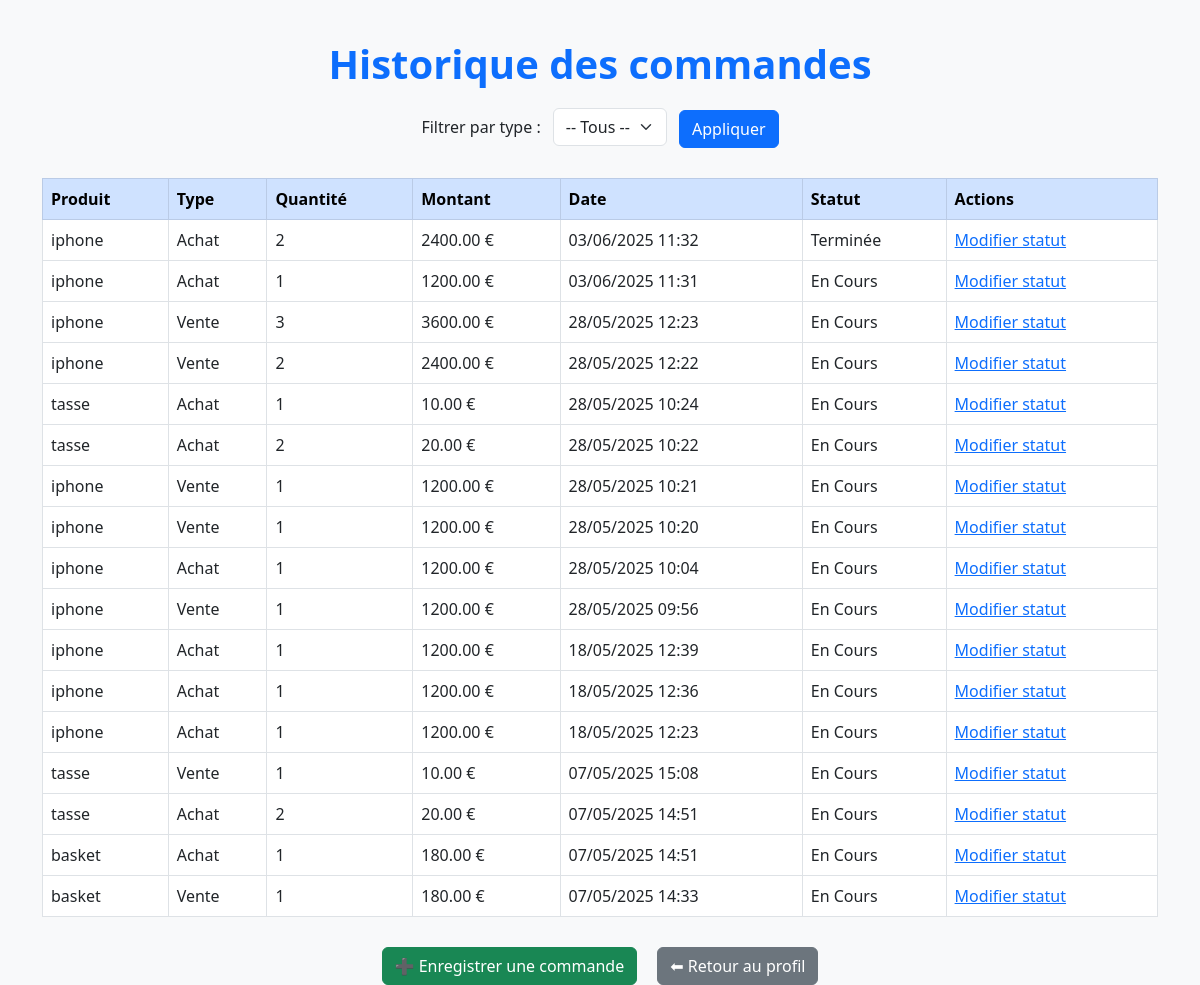
The app's page /inventaire/commandes/ with its own data.
### inventaire/models.py (models this page shows, shortened)
class Commande(models.Model):
    TYPE_CHOICES = [
        ('achat', 'Achat'),
        ('vente', 'Vente'),
    ]
    STATUT_CHOICES = [
        ('en_cours', 'En Cours'),
        ('terminee', 'Terminée'),
        ('annulee', 'Annulée'),
    ]
    type = models.CharField(max_length=10, choices=TYPE_CHOICES)
    date = models.DateTimeField(default=timezone.now)
    montant_total = models.DecimalField(max_digits=10, decimal_places=2)
    quantite = models.PositiveIntegerField()
    statut = models.CharField(max_length=10, choices=STATUT_CHOICES)
    produit = models.ForeignKey(Produit, on_delete=models.CASCADE)
    utilisateur = models.ForeignKey(Utilisateur, on_delete=models.CASCADE)

class Produit(models.Model):
    nom = models.CharField(max_length=100)
    description = models.TextField()
    prix = models.PositiveIntegerField()
    quantite_stock = models.PositiveIntegerField()
    date_ajout = models.DateTimeField(auto_now_add=True)
    seuil_min = models.PositiveIntegerField(default=5)  # seuil critique
    seuil_max = models.PositiveIntegerField(default=100)  # stock idéal  #
    vendeur = models.CharField(max_length=100, blank=True, null=True)

### inventaire/views.py (the view)
# urls.py: path('commandes/', views.liste_commandes, name='liste_commandes'),
def liste_commandes(request):
    commandes = Commande.objects.all().order_by('-date')  # Inclut ventes et achats
    type_filter = request.GET.get('type', '')  # permet de filtrer par type via l'URL
    if type_filter in ['achat', 'vente']:
        commandes = commandes.filter(type=type_filter)
    statut_filter = request.GET.get('statut', '')
    if statut_filter:
        commandes = commandes.filter(statut=statut_filter)
    return render(request, 'inventaire/liste_commandes.html', {'commandes': commandes})

### inventaire/templates/inventaire/liste_commandes.html (shortened to what this page needs)
<!DOCTYPE html>
<html lang="fr">
{% load static %}
<head>
  <link href="https://cdn.jsdelivr.net/npm/bootstrap@5.3.0/dist/css/bootstrap.min.css" rel="stylesheet" />
</head>
<body>
<div class="container">
  <h1>Historique des commandes</h1>
  <form method="get" class="filter-form">
    <label for="type" class="form-label me-2">Filtrer par type :</label>
    <select name="type" id="type" class="form-select d-inline w-auto">
      <option value="">-- Tous --</option>
    </select>
    <button type="submit" class="btn btn-primary ms-2">Appliquer</button>
  </form>
  <div class="table-container">
    <table class="table table-hover table-bordered mt-4 bg-white">
      <thead class="table-primary">
        <tr>
          <th>Produit</th>
          <th>Type</th>
          <th>Quantité</th>
          <th>Montant</th>
          <th>Date</th>
          <th>Statut</th>
          <th>Actions</th>
        </tr>
      </thead>
      <tbody>
        {% for commande in commandes %}
          <tr>
            <td>{{ commande.produit.nom }}</td>
            <td>{{ commande.type|title }}</td>
            <td>{{ commande.quantite }}</td>
            <td>{{ commande.montant_total }} €</td>
            <td>{{ commande.date|date:"d/m/Y H:i" }}</td>
            <td>{{ commande.get_statut_display }}</td>
            <td>
  <a href="{% url 'modifier_statut_commande' commande.pk %}">Modifier statut</a>
</td>
          </tr>
        {% empty %}
          <tr>
            <td colspan="5" class="text-center text-muted">Aucune commande trouvée.</td>
          </tr>
        {% endfor %}
      </tbody>
    </table>
  </div>
  <div class="action-buttons">
    <a href="{% url 'enregistrer_commande' %}" class="btn btn-success">
      ➕ Enregistrer une commande
    </a>
    <a href="{% url 'profile' %}" class="btn btn-secondary">
      ⬅ Retour au profil
    </a>
  </div>
</div>
</body>
</html>

### inventaire/templates/inventaire/liste_commandes.html (style rules this page uses)
body { background-color: #f8f9fa; font-family: 'Segoe UI', sans-serif; }
h1 { color: #0d6efd; margin-top: 40px; font-weight: bold; text-align: center; }
.table-container { margin-top: 30px; }
.action-buttons { margin-top: 30px; display: flex; justify-content: center; gap: 20px; }
.filter-form { text-align: center; margin-top: 20px; }
.filter-form select { max-width: 200px; }

### records on screen
Commande: produit.nom "iphone", type "Achat", quantite "2", montant_total "2400.00", date "03/06/2025 11:32", statut "Terminée"
Commande: produit.nom "iphone", type "Achat", quantite "1", montant_total "1200.00", date "03/06/2025 11:31", statut "En Cours"
Commande: produit.nom "iphone", type "Vente", quantite "3", montant_total "3600.00", date "28/05/2025 12:23", statut "En Cours"
Commande: produit.nom "iphone", type "Vente", quantite "2", montant_total "2400.00", date "28/05/2025 12:22", statut "En Cours"
Commande: produit.nom "tasse", type "Achat", quantite "1", montant_total "10.00", date "28/05/2025 10:24", statut "En Cours"
Commande: produit.nom "tasse", type "Achat", quantite "2", montant_total "20.00", date "28/05/2025 10:22", statut "En Cours"
Commande: produit.nom "iphone", type "Vente", quantite "1", montant_total "1200.00", date "28/05/2025 10:21", statut "En Cours"
Commande: produit.nom "iphone", type "Vente", quantite "1", montant_total "1200.00", date "28/05/2025 10:20", statut "En Cours"
Commande: produit.nom "iphone", type "Achat", quantite "1", montant_total "1200.00", date "28/05/2025 10:04", statut "En Cours"
Commande: produit.nom "iphone", type "Vente", quantite "1", montant_total "1200.00", date "28/05/2025 09:56", statut "En Cours"
Commande: produit.nom "iphone", type "Achat", quantite "1", montant_total "1200.00", date "18/05/2025 12:39", statut "En Cours"
Commande: produit.nom "iphone", type "Achat", quantite "1", montant_total "1200.00", date "18/05/2025 12:36", statut "En Cours"
Commande: produit.nom "iphone", type "Achat", quantite "1", montant_total "1200.00", date "18/05/2025 12:23", statut "En Cours"
Commande: produit.nom "tasse", type "Vente", quantite "1", montant_total "10.00", date "07/05/2025 15:08", statut "En Cours"
Commande: produit.nom "tasse", type "Achat", quantite "2", montant_total "20.00", date "07/05/2025 14:51", statut "En Cours"
Commande: produit.nom "basket", type "Achat", quantite "1", montant_total "180.00", date "07/05/2025 14:51", statut "En Cours"
Commande: produit.nom "basket", type "Vente", quantite "1", montant_total "180.00", date "07/05/2025 14:33", statut "En Cours"
